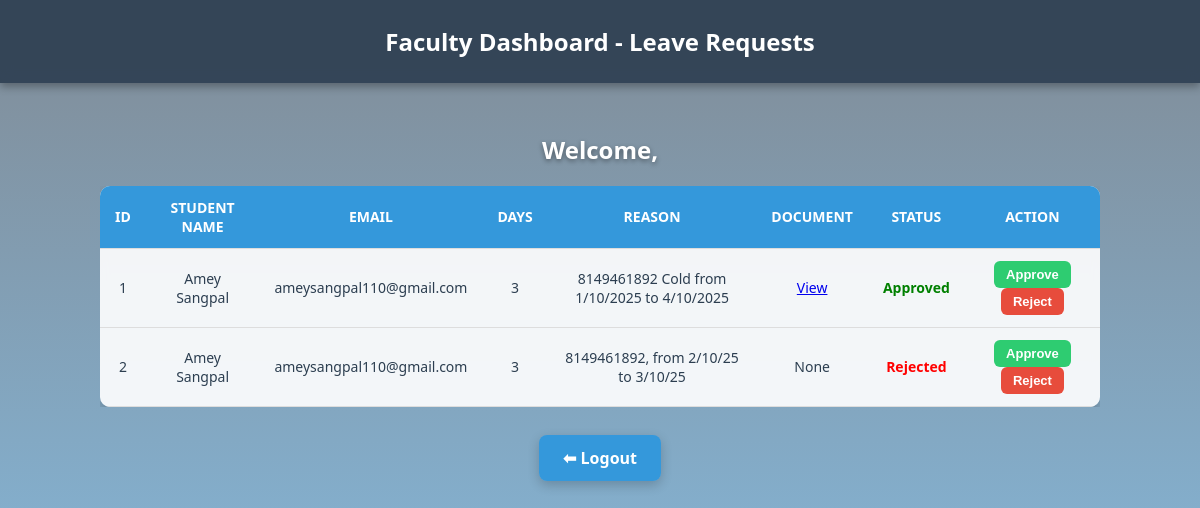
Screenshot of /faculty (signed in) with the database file from the repository.
### app.py (models this page shows)
class Leave(db.Model):
    id = db.Column(db.Integer, primary_key=True)
    student_id = db.Column(db.Integer, db.ForeignKey('user.id'), nullable=False)
    name = db.Column(db.String(150), nullable=False)
    email = db.Column(db.String(150), nullable=False)
    days = db.Column(db.Integer, nullable=False)
    reason = db.Column(db.Text, nullable=False)
    document = db.Column(db.String(150), nullable=True)
    status = db.Column(db.String(20), default='Pending')  # Pending, Approved, Rejected
    approved_by = db.Column(db.String(150), nullable=True)  # 👈 Faculty name who approved/rejected

### app.py (the view)
@app.route('/faculty')
def faculty_dashboard():
    if 'role' not in session or session['role'].lower() != 'faculty':
        flash("You are not authorized to view this page.", "error")
        return redirect(url_for('login'))
    leaves = Leave.query.all()
    return render_template('faculty_dashboard.html', name=session['name'], leaves=leaves)

### templates/faculty_dashboard.html (shortened to what this page needs)
<!DOCTYPE html>
<html lang="en">
<head>
</head>
<body>
  <header>
    <h1>Faculty Dashboard - Leave Requests</h1>
  </header>
  <main>
    <h2>Welcome, {{ faculty_name }}</h2>
    <div class="container">
      <table>
        <tr>
          <th>ID</th>
          <th>Student Name</th>
          <th>Email</th>
          <th>Days</th>
          <th>Reason</th>
          <th>Document</th>
          <th>Status</th>
          <th>Action</th>
        </tr>
        {% for leave in leaves %}
        <tr>
          <td>{{ leave.id }}</td>
          <td>{{ leave.name }}</td>
          <td>{{ leave.email }}</td>
          <td>{{ leave.days }}</td>
          <td>{{ leave.reason }}</td>
          <td>
            {% if leave.document %}
              <a href="{{ url_for('static', filename='uploads/' ~ leave.document) }}" target="_blank">View</a>
            {% else %}
              None
            {% endif %}
          </td>
          <td class="status {{ leave.status|lower }}">{{ leave.status }}</td>
          <td>
            <form method="POST" action="/approve/{{ leave.id }}" style="display:inline;" onsubmit="return confirm('Approve this leave?');">
              <button class="btn approve">Approve</button>
            </form>
            <form method="POST" action="/reject/{{ leave.id }}" style="display:inline;" onsubmit="return confirm('Reject this leave?');">
              <button class="btn reject">Reject</button>
            </form>
          </td>
        </tr>
        {% endfor %}
      </table>
    </div>
    <div class="link-box">
      <a href="{{ url_for('logout') }}">⬅ Logout</a>
    </div>
  </main>
</body>
</html>

### rows the page displays
Leave: id "1", name "Amey Sangpal", email "ameysangpal110@gmail.com", days "3", reason "8149461892 Cold from 1/10/2025 to 4/10/2025", status "Approved"
Leave: id "2", name "Amey Sangpal", email "ameysangpal110@gmail.com", days "3", reason "8149461892, from 2/10/25 to 3/10/25", shows "None", status "Rejected"
